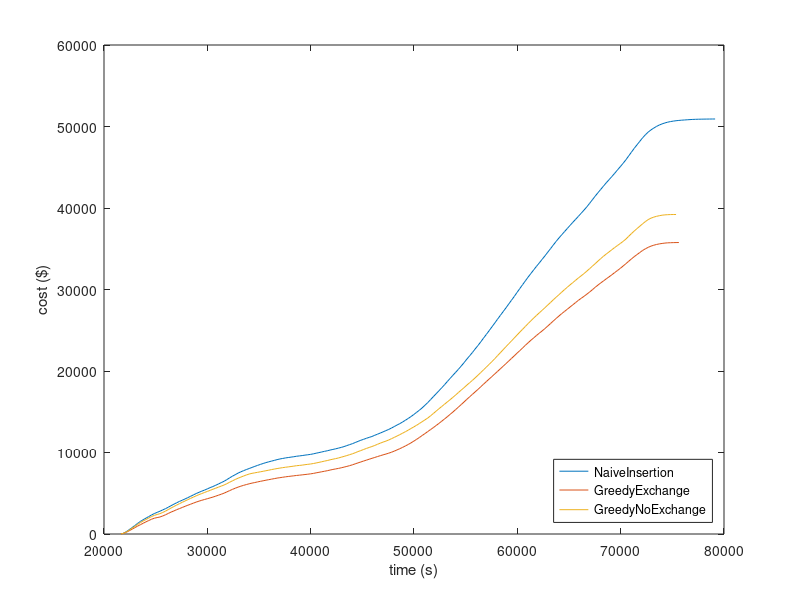

This chart was generated by the following MATLAB code:
x0 = [21630,21900,22170,22440,22710,22980,23250,23520,23790,24060,24330,24600,24870,25140,25410,25680,25950,26220,26490,26760,27030,27300,27570,27840,28110,28380,28650,28920,29190,29460,29730,30000,30270,30540,30810,31080,31350,31620,31890,32160,32430,32700,32970,33240,33510,33780,34050,34320,34590,34860,35130,35400,35670,35940,36210,36480,36750,37020,37290,37560,37830,38100,38370,38640,38910,39180,39450,39720,39990,40260,40530,40800,41070,41340,41610,41880,42150,42420,42690,42960,43230,43500,43770,44040,44310,44580,44850,45120,45390,45660,45930,46200,46470,46740,47010,47280,47550,47820,48090,48360,48630,48900,49170,49440,49710,49980,50250,50520,50790,51060,51330,51600,51870,52140,52410,52680,52950,53220,53490,53760,54030,54300,54570,54840,55110,55380,55650,55920,56190,56460,56730,57000,57270,57540,57810,58080,58350,58620,58890,59160,59430,59700,59970,60240,60510,60780,61050,61320,61590,61860,62130,62400,62670,62940,63210,63480,63750,64020,64290,64560,64830,65100,65370,65640,65910,66180,66450,66720,66990,67260,67530,67800,68070,68340,68610,68880,69150,69420,69690,69960,70230,70500,70770,71040,71310,71580,71850,72120,72390,72660,72930,73200,73470,73740,74010,74280,74550,74820,75090,75360,75630,75900,76170,76440,76710,76980,77250,77520,77790,78060,78330,78600,78870,79140];
y0 = [0.86,97.92,292.43,528.76,777.25,1033.15,1293.78,1542.22,1751.49,1946.77,2139.81,2335.13,2508.53,2654.09,2793.03,2955.74,3109.22,3284.98,3475.73,3654.29,3831.69,3996.1,4142.22,4301.72,4460.89,4627.25,4795.39,4963.8,5113.04,5257.71,5389.13,5537.02,5690.85,5826.36,5979.37,6140.93,6308.42,6470.36,6675.49,6891.04,7094.92,7279.06,7467.91,7630.63,7773.11,7910.48,8035.17,8167.82,8295.3,8418.34,8537.79,8651.25,8760.33,8855.55,8944.07,9032.05,9126.57,9207.31,9268.83,9334.44,9382.97,9434.24,9481.83,9541.97,9581.23,9624.74,9678.91,9722.09,9769.17,9837.09,9914.08,9988.78,10065.66,10142.68,10213.44,10300.49,10376.61,10453.74,10538.57,10626.31,10725.5,10849.37,10966.28,11083.64,11221.91,11363.65,11499.3,11617.47,11743.72,11855.12,11964.59,12112.77,12248.81,12387.4,12535.07,12685.54,12829.85,13002.53,13182.47,13371.25,13545.61,13748.44,13959.53,14176.4,14410.65,14662.1,14925.81,15187.66,15477.16,15795.65,16125.52,16484.18,16849.34,17209.65,17569.69,17936.54,18309.63,18702.38,19085.53,19467.9,19837.13,20213.88,20609.75,21020.65,21451.67,21857.96,22262.86,22707.23,23126.88,23575.09,24037.46,24487.31,24945.04,25414.59,25874.79,26349.28,26811.9,27273.91,27731.35,28207.1,28674.78,29142.62,29637.35,30117.54,30595.16,31065.15,31534.26,31975.92,32421.28,32851.23,33269.95,33698.19,34126.55,34569.82,35008.28,35457.87,35895.38,36311.3,36707.09,37092.98,37478.91,37863.59,38243.55,38611.09,38979.51,39358.76,39738.54,40135.28,40563.2,41007.15,41447.03,41874.68,42282.31,42694.08,43101.29,43478.5,43864.36,44255.94,44668.99,45065.11,45473.74,45906.12,46379.42,46847.76,47316.94,47753.88,48179.59,48609.61,48980.4,49310.02,49579.55,49805.91,50009.95,50182.95,50320.18,50436.66,50531.61,50604.19,50661.43,50708.33,50746.1,50776.74,50800.22,50825.39,50848.38,50869.23,50881.82,50893.68,50900.81,50907.0,50911.64,50916.15,50919.43,50922.26];
x1 = [21630,21900,22170,22440,22710,22980,23250,23520,23790,24060,24330,24600,24870,25140,25410,25680,25950,26220,26490,26760,27030,27300,27570,27840,28110,28380,28650,28920,29190,29460,29730,30000,30270,30540,30810,31080,31350,31620,31890,32160,32430,32700,32970,33240,33510,33780,34050,34320,34590,34860,35130,35400,35670,35940,36210,36480,36750,37020,37290,37560,37830,38100,38370,38640,38910,39180,39450,39720,39990,40260,40530,40800,41070,41340,41610,41880,42150,42420,42690,42960,43230,43500,43770,44040,44310,44580,44850,45120,45390,45660,45930,46200,46470,46740,47010,47280,47550,47820,48090,48360,48630,48900,49170,49440,49710,49980,50250,50520,50790,51060,51330,51600,51870,52140,52410,52680,52950,53220,53490,53760,54030,54300,54570,54840,55110,55380,55650,55920,56190,56460,56730,57000,57270,57540,57810,58080,58350,58620,58890,59160,59430,59700,59970,60240,60510,60780,61050,61320,61590,61860,62130,62400,62670,62940,63210,63480,63750,64020,64290,64560,64830,65100,65370,65640,65910,66180,66450,66720,66990,67260,67530,67800,68070,68340,68610,68880,69150,69420,69690,69960,70230,70500,70770,71040,71310,71580,71850,72120,72390,72660,72930,73200,73470,73740,74010,74280,74550,74820,75090,75360,75630];
y1 = [0.86,83.51,224.75,401.15,585.64,775.97,968.31,1142.48,1319.06,1494.16,1654.12,1812.73,1937.92,2015.63,2085.64,2212.03,2359.07,2522.23,2686.19,2831.31,2984.68,3117.13,3254.77,3395.71,3527.8,3656.76,3787.3,3915.42,4031.53,4136.54,4234.52,4332.57,4430.14,4531.02,4646.3,4763.34,4882.7,5009.77,5170.31,5324.42,5476.77,5618.35,5749.03,5867.81,5970.77,6069.06,6159.82,6244.72,6313.41,6390.99,6462.83,6530.15,6602.84,6664.97,6731.4,6794.69,6861.57,6910.7,6964.27,7013.64,7058.81,7099.45,7139.5,7184.64,7219.55,7256.45,7297.45,7337.24,7381.23,7434.19,7504.35,7568.85,7635.94,7700.54,7766.78,7845.47,7921.74,7985.65,8049.75,8125.14,8207.56,8293.43,8387.27,8488.55,8607.71,8725.09,8837.85,8951.99,9062.19,9173.6,9285.26,9392.43,9504.25,9609.37,9712.65,9810.94,9917.78,10034.11,10167.38,10322.6,10469.98,10631.63,10804.82,10983.54,11183.52,11393.98,11613.63,11841.75,12084.6,12322.48,12568.61,12810.99,13053.02,13310.78,13568.81,13838.08,14108.71,14385.74,14674.28,14962.43,15268.33,15572.09,15883.17,16197.5,16520.71,16831.16,17134.07,17441.69,17743.76,18066.86,18384.29,18700.47,19010.57,19319.74,19636.09,19946.23,20259.99,20576.3,20894.15,21215.89,21540.41,21854.75,22186.67,22503.57,22824.5,23158.59,23472.57,23780.08,24071.56,24367.81,24644.63,24917.37,25205.2,25512.92,25821.38,26134.63,26442.3,26740.7,27035.65,27303.01,27573.34,27851.57,28124.01,28400.21,28671.32,28920.85,29161.93,29420.78,29686.45,29969.95,30266.33,30540.83,30808.09,31053.78,31314.62,31555.76,31811.41,32075.11,32330.85,32591.99,32873.38,33161.91,33457.94,33749.0,34029.83,34285.42,34538.26,34788.31,34992.73,35172.45,35320.17,35433.64,35524.79,35597.33,35650.5,35697.2,35727.15,35739.8,35752.29,35759.74,35764.66];
x2 = [21630,21900,22170,22440,22710,22980,23250,23520,23790,24060,24330,24600,24870,25140,25410,25680,25950,26220,26490,26760,27030,27300,27570,27840,28110,28380,28650,28920,29190,29460,29730,30000,30270,30540,30810,31080,31350,31620,31890,32160,32430,32700,32970,33240,33510,33780,34050,34320,34590,34860,35130,35400,35670,35940,36210,36480,36750,37020,37290,37560,37830,38100,38370,38640,38910,39180,39450,39720,39990,40260,40530,40800,41070,41340,41610,41880,42150,42420,42690,42960,43230,43500,43770,44040,44310,44580,44850,45120,45390,45660,45930,46200,46470,46740,47010,47280,47550,47820,48090,48360,48630,48900,49170,49440,49710,49980,50250,50520,50790,51060,51330,51600,51870,52140,52410,52680,52950,53220,53490,53760,54030,54300,54570,54840,55110,55380,55650,55920,56190,56460,56730,57000,57270,57540,57810,58080,58350,58620,58890,59160,59430,59700,59970,60240,60510,60780,61050,61320,61590,61860,62130,62400,62670,62940,63210,63480,63750,64020,64290,64560,64830,65100,65370,65640,65910,66180,66450,66720,66990,67260,67530,67800,68070,68340,68610,68880,69150,69420,69690,69960,70230,70500,70770,71040,71310,71580,71850,72120,72390,72660,72930,73200,73470,73740,74010,74280,74550,74820,75090,75360];
y2 = [0.86,89.98,256.57,466.16,700.18,931.91,1170.57,1396.45,1596.3,1777.95,1963.45,2140.92,2286.56,2395.08,2497.06,2641.68,2806.86,2995.19,3186.56,3372.97,3547.65,3722.13,3887.55,4049.12,4215.37,4372.6,4530.04,4684.11,4829.33,4963.89,5094.43,5224.38,5355.27,5491.15,5617.4,5754.77,5880.31,6012.77,6175.86,6354.51,6522.06,6689.57,6843.9,6981.56,7115.34,7246.15,7359.25,7443.49,7505.9,7567.52,7632.81,7695.46,7764.9,7829.69,7904.29,7966.96,8030.39,8088.99,8141.59,8192.06,8233.59,8280.62,8330.0,8382.24,8414.77,8452.51,8504.72,8548.36,8589.85,8648.67,8715.61,8789.63,8865.75,8944.21,9013.5,9103.25,9180.11,9249.85,9331.24,9424.76,9524.03,9625.36,9736.18,9840.85,9970.8,10113.58,10234.71,10369.54,10496.7,10617.74,10734.75,10864.65,11008.02,11147.26,11279.32,11397.34,11534.78,11697.5,11852.93,12023.5,12194.28,12372.34,12556.48,12740.23,12946.29,13142.09,13339.65,13560.49,13780.67,14005.12,14229.85,14498.38,14782.91,15073.15,15368.4,15643.31,15920.53,16201.18,16476.9,16764.63,17057.86,17363.34,17658.0,17953.18,18264.46,18556.87,18849.29,19164.3,19480.71,19815.13,20145.81,20476.84,20812.15,21152.81,21504.18,21877.5,22235.58,22606.56,22971.63,23331.42,23684.85,24045.55,24408.1,24772.98,25121.62,25473.88,25827.04,26168.93,26509.2,26826.72,27143.35,27447.43,27765.45,28092.7,28405.33,28734.44,29048.15,29355.54,29670.41,29978.7,30271.28,30568.95,30846.26,31132.49,31418.56,31682.58,31955.01,32248.33,32551.89,32858.76,33166.25,33482.04,33791.56,34084.22,34357.8,34618.09,34887.49,35148.7,35396.19,35642.57,35897.39,36181.21,36521.02,36855.52,37170.32,37475.31,37761.86,38058.22,38331.62,38574.23,38752.33,38880.96,38979.31,39055.45,39119.5,39156.99,39179.19,39194.88,39201.58,39201.67];
plot(x0,y0,x1,y1,x2,y2);
legend('NaiveInsertion','GreedyExchange','GreedyNoExchange','location','southeast');
xlabel('time (s)');
ylabel('cost ($)');
